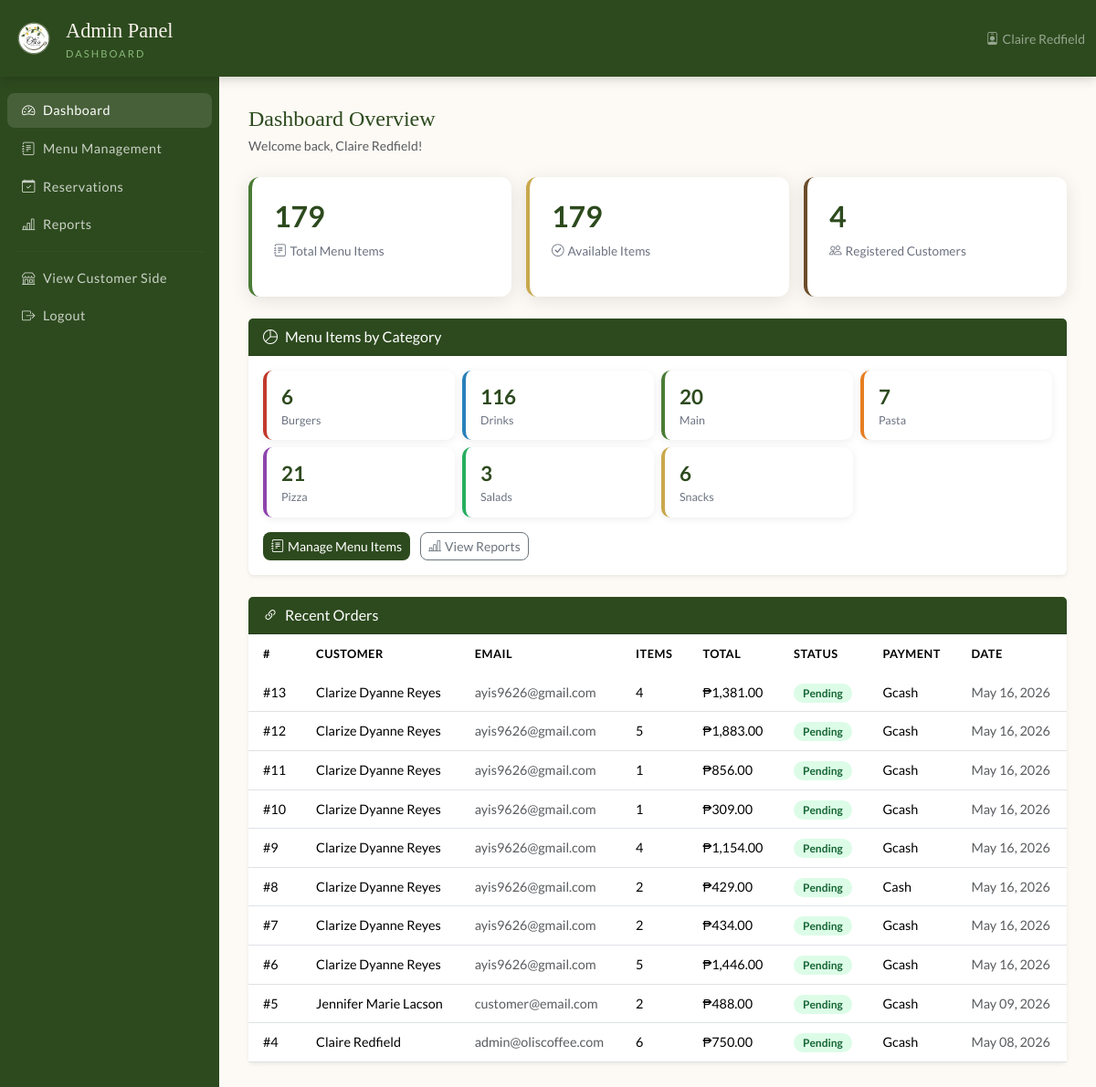
/admin/dashboard.php (signed in), run on an earlier commit of the app's database.
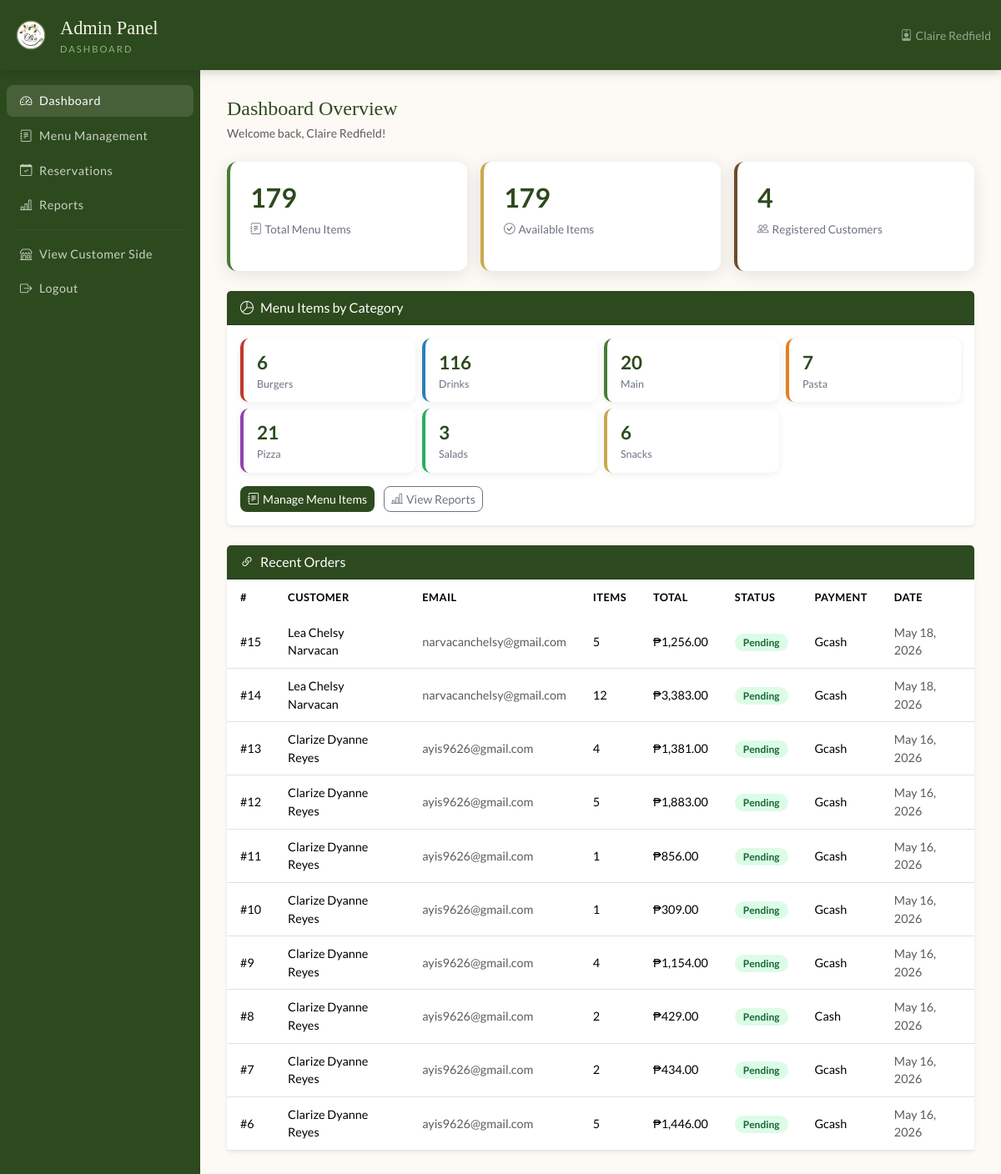
And on a later commit of the database.
### tables this page shows
CREATE TABLE `orders` (
  `id` int(11) NOT NULL AUTO_INCREMENT,
  `user_id` int(11) NOT NULL,
  `reservation_id` int(11) DEFAULT NULL,
  `total_amount` decimal(10,2) NOT NULL,
  `status` enum('pending','confirmed','preparing','ready','completed','cancelled') DEFAULT 'pending',
  `payment_method` enum('gcash','cash') DEFAULT 'cash',
  `payment_status` enum('unpaid','paid','refunded') DEFAULT 'unpaid',
  `paymongo_payment_id` varchar(64) DEFAULT NULL,
  `notes` text DEFAULT NULL,
  `created_at` timestamp NOT NULL DEFAULT current_timestamp(),
  PRIMARY KEY (`id`),
  KEY `user_id` (`user_id`),
  KEY `fk_order_reservation` (`reservation_id`),
  CONSTRAINT `fk_order_reservation` FOREIGN KEY (`reservation_id`) REFERENCES `reservations` (`id`) ON DELETE SET NULL,
  CONSTRAINT `orders_ibfk_1` FOREIGN KEY (`user_id`) REFERENCES `users` (`id`) ON DELETE CASCADE
);

CREATE TABLE `users` (
  `id` int(11) NOT NULL AUTO_INCREMENT,
  `name` varchar(100) NOT NULL,
  `email` varchar(100) NOT NULL,
  `password` varchar(255) NOT NULL,
  `role` enum('admin','customer') DEFAULT 'customer',
  `created_at` timestamp NOT NULL DEFAULT current_timestamp(),
  `profile_pic` varchar(255) DEFAULT NULL,
  PRIMARY KEY (`id`),
  UNIQUE KEY `email` (`email`)
);

### admin/dashboard.php (the view, shortened to what the changed rows need)
<?php
$db = getDB();
$catStats = $db->query("SELECT category, COUNT(*) as cnt FROM menu_items GROUP BY category ORDER BY category");
$joinResult = $db->query("
    SELECT o.id, u.name AS customer, u.email,
           COUNT(oi.id) AS total_items,
           o.total_amount, o.status, o.payment_method, o.created_at
    FROM orders o
    JOIN users u ON o.user_id = u.id
    JOIN order_items oi ON oi.order_id = o.id
    GROUP BY o.id
    ORDER BY o.created_at DESC
    LIMIT 10
");
?>
<!DOCTYPE html>
<html lang="en">
<head>
  <link rel="stylesheet" href="https://cdn.jsdelivr.net/npm/bootstrap@5.3.2/dist/css/bootstrap.min.css">
  <link rel="stylesheet" href="https://cdn.jsdelivr.net/npm/bootstrap-icons@1.11.3/font/bootstrap-icons.min.css">
  <link rel="stylesheet" href="../css/style.css">
</head>
<body>
<div class="d-flex">
  <main class="admin-content">
    <div class="card border-0 shadow-sm mb-4">
      <div class="card-body p-3">
        <div class="row g-2">
          <?php
          $catColors = [
            'Main'    => 'var(--green-mid)',
            'Snacks'  => 'var(--gold)',
            'Pasta'   => '#e67e22',
            'Burgers' => '#c0392b',
            'Salads'  => '#27ae60',
            'Pizza'   => '#8e44ad',
            'Drinks'  => '#2980b9',
          ];
          while ($row = $catStats->fetch_assoc()):
            $color = $catColors[$row['category']] ?? 'var(--text-muted)';
          ?>
          <div class="col-6 col-md-3">
            <div style="background:white; border-radius:10px; padding:12px 16px;
                        border-left: 4px solid <?= $color ?>; box-shadow: 0 2px 8px rgba(0,0,0,0.07);">
              <div style="font-size:1.4rem; font-weight:700; color:var(--green-dark);"><?= $row['cnt'] ?></div>
              <div style="font-size:0.78rem; color:var(--text-muted);"><?= htmlspecialchars($row['category']) ?></div>
            </div>
          </div>
          <?php endwhile; ?>
        </div>
      </div>
    </div>
    <div class="card border-0 shadow-sm">
      <div class="card-body p-0">
        <div class="table-responsive">
          <table class="table table-olis mb-0">
            <thead>
              <tr>
                <th>#</th>
                <th>Customer</th>
                <th>Email</th>
                <th>Items</th>
                <th>Total</th>
                <th>Status</th>
                <th>Payment</th>
                <th>Date</th>
              </tr>
            </thead>
            <tbody>
              <?php if ($joinResult && $joinResult->num_rows > 0): ?>
                <?php while ($row = $joinResult->fetch_assoc()): ?>
                <tr>
                  <td>#<?= $row['id'] ?></td>
                  <td><?= htmlspecialchars($row['customer']) ?></td>
                  <td class="text-muted small"><?= htmlspecialchars($row['email']) ?></td>
                  <td><?= $row['total_items'] ?></td>
                  <td>₱<?= number_format($row['total_amount'], 2) ?></td>
                  <td><span class="badge-available"><?= ucfirst($row['status']) ?></span></td>
                  <td><?= ucfirst($row['payment_method']) ?></td>
                  <td class="text-muted small"><?= date('M d, Y', strtotime($row['created_at'])) ?></td>
                </tr>
                <?php endwhile; ?>
              <?php endif; ?>
            </tbody>
          </table>
        </div>
      </div>
    </div>
  </main>
</div>
</body>
</html>

What changed in the data, as far as the page shows it:
no longer on this page (row unchanged): orders: id "5", user.name "Jennifer Marie Lacson", user.email "customer@email.com", total_items "2", total_amount "488.00", status "Pending", payment_method "Gcash", created_at "May 09, 2026"
no longer on this page (row unchanged): orders: id "4", user.name "Claire Redfield", user.email "admin@oliscoffee.com", total_items "6", total_amount "750.00", status "Pending", payment_method "Gcash", created_at "May 08, 2026"
added orders: id "15", user.name "Lea Chelsy Narvacan", user.email "narvacanchelsy@gmail.com", total_items "5", total_amount "1,256.00", status "Pending", payment_method "Gcash", created_at "May 18, 2026"
added orders: id "14", user.name "Lea Chelsy Narvacan", user.email "narvacanchelsy@gmail.com", total_items "12", total_amount "3,383.00", status "Pending", payment_method "Gcash", created_at "May 18, 2026"
